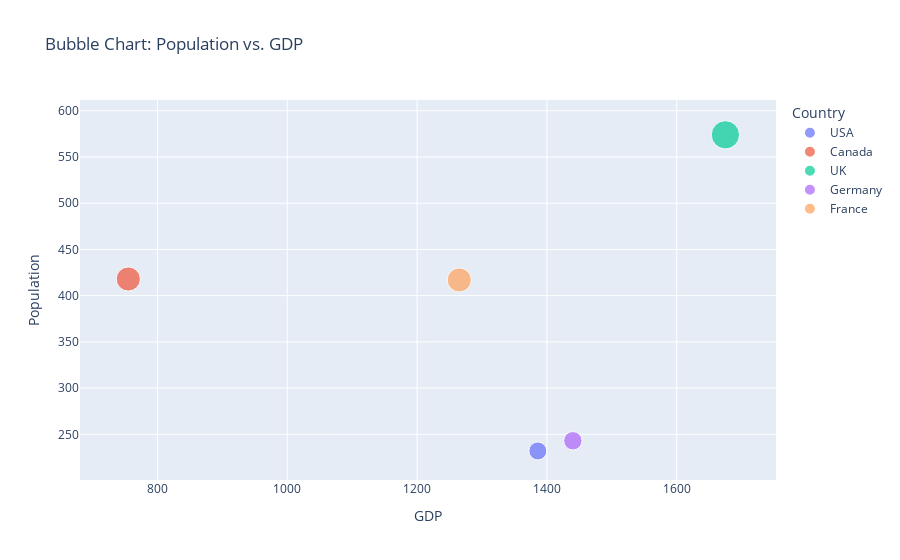

Notebook cell for this chart:
### Markdown cell above
![image.png](attachment:image.png)

### Code cell
import numpy as np
import pandas as pd
import plotly.express as px

np.random.seed(25)

data = {
    'Country': ['USA', 'Canada', 'UK', 'Germany', 'France'],
    'Population': np.random.randint(100, 1000, 5),
    'GDP': np.random.randint(500, 2000, 5)
}
df = pd.DataFrame(data)

fig = px.scatter(df, x='GDP', y='Population', size='Population', color='Country', hover_name='Country', title='Bubble Chart: Population vs. GDP')
fig.update_layout(xaxis_title='GDP', yaxis_title='Population')
fig.show()

### Figure 1 — Plotly figure (JSON) as saved in the notebook; plotly's stock layout.template omitted (floating-point values rounded to 4 significant figures)
{"data": [{"hovertemplate": "<b>%{hovertext}</b><br><br>Country=USA<br>GDP=%{x}<br>Population=%{marker.size}<extra></extra>", "hovertext": ["USA"], "legendgroup": "USA", "marker": {"color": "#636efa", "size": [232], "sizemode": "area", "sizeref": 1.435, "symbol": "circle"}, "mode": "markers", "name": "USA", "orientation": "v", "showlegend": true, "type": "scatter", "x": [1386], "xaxis": "x", "y": [232], "yaxis": "y"}, {"hovertemplate": "<b>%{hovertext}</b><br><br>Country=Canada<br>GDP=%{x}<br>Population=%{marker.size}<extra></extra>", "hovertext": ["Canada"], "legendgroup": "Canada", "marker": {"color": "#EF553B", "size": [418], "sizemode": "area", "sizeref": 1.435, "symbol": "circle"}, "mode": "markers", "name": "Canada", "orientation": "v", "showlegend": true, "type": "scatter", "x": [755], "xaxis": "x", "y": [418], "yaxis": "y"}, {"hovertemplate": "<b>%{hovertext}</b><br><br>Country=UK<br>GDP=%{x}<br>Population=%{marker.size}<extra></extra>", "hovertext": ["UK"], "legendgroup": "UK", "marker": {"color": "#00cc96", "size": [574], "sizemode": "area", "sizeref": 1.435, "symbol": "circle"}, "mode": "markers", "name": "UK", "orientation": "v", "showlegend": true, "type": "scatter", "x": [1675], "xaxis": "x", "y": [574], "yaxis": "y"}, {"hovertemplate": "<b>%{hovertext}</b><br><br>Country=Germany<br>GDP=%{x}<br>Population=%{marker.size}<extra></extra>", "hovertext": ["Germany"], "legendgroup": "Germany", "marker": {"color": "#ab63fa", "size": [243], "sizemode": "area", "sizeref": 1.435, "symbol": "circle"}, "mode": "markers", "name": "Germany", "orientation": "v", "showlegend": true, "type": "scatter", "x": [1440], "xaxis": "x", "y": [243], "yaxis": "y"}, {"hovertemplate": "<b>%{hovertext}</b><br><br>Country=France<br>GDP=%{x}<br>Population=%{marker.size}<extra></extra>", "hovertext": ["France"], "legendgroup": "France", "marker": {"color": "#FFA15A", "size": [417], "sizemode": "area", "sizeref": 1.435, "symbol": "circle"}, "mode": "markers", "name": "France", "orientation": "v", "showlegend": true, "type": "scatter", "x": [1265], "xaxis": "x", "y": [417], "yaxis": "y"}], "layout": {"legend": {"itemsizing": "constant", "title": {"text": "Country"}, "tracegroupgap": 0}, "title": {"text": "Bubble Chart: Population vs. GDP"}, "xaxis": {"anchor": "y", "domain": [0, 1], "title": {"text": "GDP"}}, "yaxis": {"anchor": "x", "domain": [0, 1], "title": {"text": "Population"}}}}
